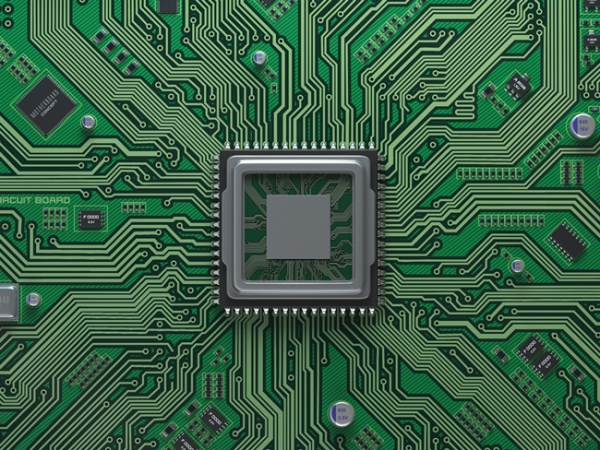
#> input picture master.jpg, 600 x 450 px
$ python defect_gen.py
#> lines starting #> are read from the running program, lines starting #| are printed output that depends on the picture
import cv2
import numpy as np
import random
import os
from pathlib import Path

def create_random_defect(height, width, min_area=2500):
    """
    Create a random defect mask with area larger than min_area
    Returns a binary mask with the defect
    """
    # Create an empty mask
    mask = np.zeros((height, width), dtype=np.uint8)

    # Generate random parameters for the defect
    center_x = random.randint(0, width-1)
    center_y = random.randint(0, height-1)

    # Generate random shape (either ellipse or polygon)
    shape_type = random.choice(['ellipse', 'polygon'])

    if shape_type == 'ellipse':
        # Keep generating until we get a defect with sufficient area
        while True:
            axes_length = (
                random.randint(30, 100),  # major axis
                random.randint(30, 100)   # minor axis
            )
            angle = random.randint(0, 360)

            # Draw the ellipse
            cv2.ellipse(mask, (center_x, center_y), axes_length,
                       angle, 0, 360, 255, -1)

            # Check area
            if cv2.countNonZero(mask) >= min_area:
                break
            mask.fill(0)  # Clear and try again

    else:  # polygon
        while True:
            # Generate 3-6 points for the polygon
            num_points = random.randint(3, 6)
            points = []
            for _ in range(num_points):
                point_x = center_x + random.randint(-100, 100)
                point_y = center_y + random.randint(-100, 100)
                points.append([point_x, point_y])

            # Draw the polygon
            points = np.array(points, dtype=np.int32)
            cv2.fillPoly(mask, [points], 255)

            # Check area
            if cv2.countNonZero(mask) >= min_area:
                break
            mask.fill(0)  # Clear and try again

    return mask

def apply_defect(image, mask):
    """Apply the defect mask to the image"""
    # Create a darker region for the defect
    darkening_factor = random.uniform(0.3, 0.7)
    defect_image = image.copy()
    defect_image[mask > 0] = defect_image[mask > 0] * darkening_factor
    return defect_image

def generate_defect_images(master_image_path, output_dir, num_images=2000):
    """Generate multiple defect images from a master image"""
#> called with master_image_path = 'master.jpg', output_dir = 'generated_defects', num_images = 2000
    # Create output directory if it doesn't exist
    output_dir = Path(output_dir)
    output_dir.mkdir(parents=True, exist_ok=True)

    # Read the master image
    master_img = cv2.imread(master_image_path)
#> master_img is the input picture: shape (450, 600, 3); mean B, G, R 70.7, 97.6, 59.2
    if master_img is None:
        raise ValueError(f"Could not read master image: {master_image_path}")

    height, width = master_img.shape[:2]
#> height = 450; width = 600

    # Generate images
    for i in range(num_images):
        # Decide number of defects (0-5)
        num_defects = random.randint(0, 5)

        # Create a copy of master image
        result_img = master_img.copy()

        # Generate and apply defects
        for _ in range(num_defects):
            defect_mask = create_random_defect(height, width)
            result_img = apply_defect(result_img, defect_mask)

        # Save the image
        output_path = output_dir / f"defect_{i:04d}_n{num_defects}.jpg"
        cv2.imwrite(str(output_path), result_img)

        # Print progress every 100 images
        if (i + 1) % 100 == 0:
            print(f"Generated {i + 1}/{num_images} images")
#> this loop made 2000 passes
#> pass 1, in apply_defect (call 3), `defect_image = image.copy()`:
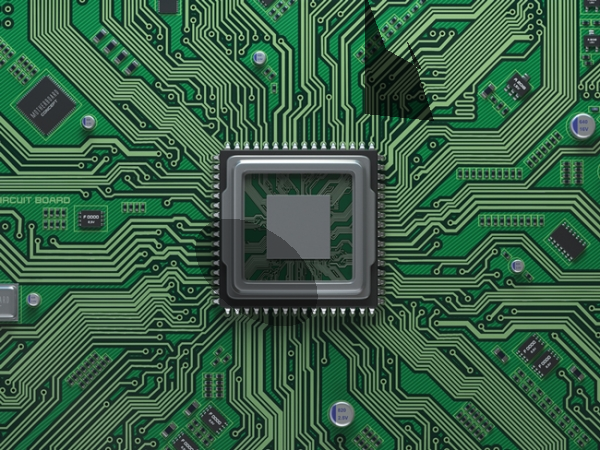
#> defect_image: shape (450, 600, 3); mean B, G, R 69, 95.4, 57.6
#> pass 1, in generate_defect_images, `cv2.imwrite(str(output_path), result_img)`:
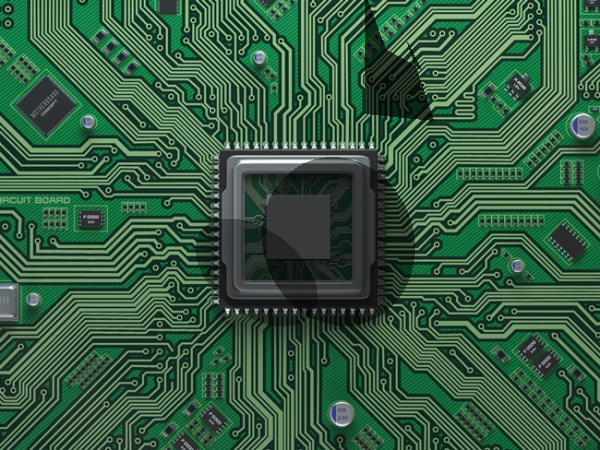
#> saved as defect_0000_n3.jpg: shape (450, 600, 3); mean B, G, R 66.3, 92.5, 55.2

if __name__ == "__main__":
    master_path = "master.jpg"
    output_dir = "generated_defects"

    try:
        generate_defect_images(master_path, output_dir)
        print("Defect image generation completed successfully!")
    except Exception as e:
        print(f"Error occurred: {str(e)}")
